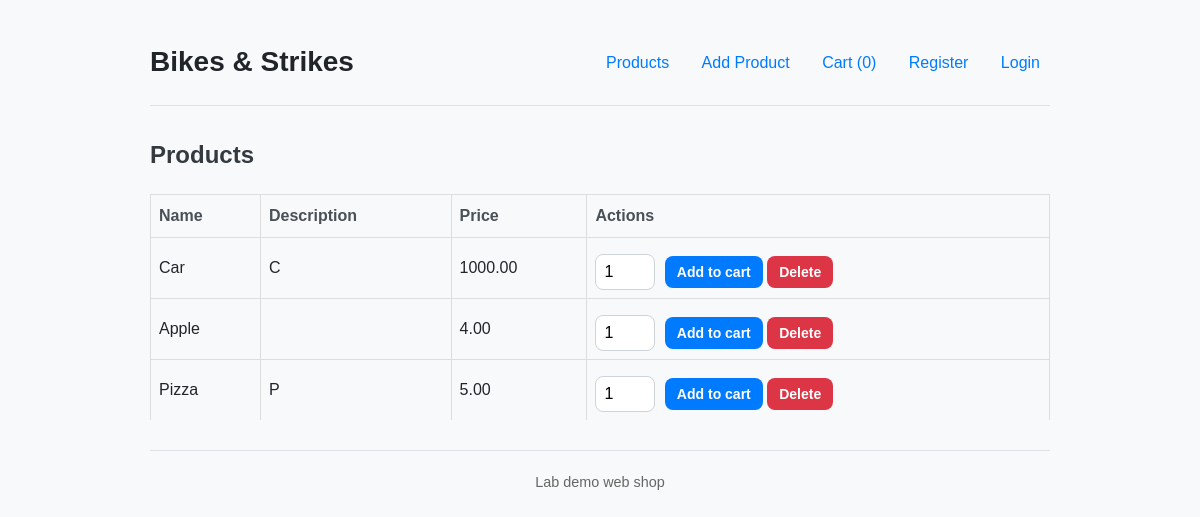
The page / on the database its author committed.
### projekt/models.py (models this page shows)
class Product(db.Model):
    id = db.Column(db.Integer, primary_key=True)
    erp_id = db.Column(db.String(100), unique=True, nullable=True, index=True)
    name = db.Column(db.String(200), nullable=False)
    description = db.Column(db.Text, default='')
    price = db.Column(db.Numeric(10, 2), nullable=False)

### projekt/routes.py (the view)
@app.route('/')
def index():
    products = Product.query.all()
    return render_template('index.html', products=products, cart=get_cart())

### projekt/routes.py (called while the page is built)
def get_cart():
    return session.get('cart', {})  # {product_id: quantity}

### projekt/templates/index.html (shortened to what this page needs)
{% extends "base.html" %}
{% block content %}
  <h2>Products</h2>
  <table>
    <tr><th>Name</th><th>Description</th><th>Price</th><th>Actions</th></tr>
    {% for p in products %}
      <tr>
        <td>{{ p.name }}</td>
        <td>{{ p.description }}</td>
        <td>{{ "%.2f"|format(p.price) }}</td>
        <td>
          <form style="display:inline" method="post" action="{{ url_for('cart_add', product_id=p.id) }}">
            <input type="number" name="quantity" value="1" min="1" style="width:60px"/>
            <button type="submit">Add to cart</button>
          </form>
          <form style="display:inline" method="post" action="{{ url_for('product_delete', product_id=p.id) }}" onsubmit="return confirm('Delete product?');">
            <button type="submit">Delete</button>
          </form>
        </td>
      </tr>
    {% endfor %}
  </table>
{% endblock %}

### projekt/static/style.css (style rules this page uses)
body { font-family: -apple-system, BlinkMacSystemFont, "Segoe UI", Roboto, Helvetica, Arial, sans-serif, "Apple Color Emoji", "Segoe UI Emoji", "Segoe UI Symbol"; background-color: #f8f9fa; color: #212529; line-height: 1.6; margin: 0; padding: 20px; }
h1, h2, h3 { color: #343a40; margin-top: 0; }
table { width: 100%; border-collapse: collapse; margin-top: 20px; }
table th, table td { padding: 12px 15px; text-align: left; border-bottom: 1px solid #dee2e6; }
table th { background-color: #f8f9fa; font-weight: 600; color: #495057; }
table tr:last-child td { border-bottom: none; }
form { margin-top: 20px; }
input[type="text"], input[type="email"], input[type="password"], input[type="number"], textarea { width: 100%; padding: 12px; border: 1px solid #ced4da; border-radius: 8px; box-sizing: border-box; font-size: 16px; transition: border-color 0.2s, box-shadow 0.2s; }
button[type="submit"] { background-color: #007bff; color: white; border: none; padding: 12px 20px; border-radius: 8px; font-size: 16px; font-weight: 600; cursor: pointer; transition: background-color 0.2s, transform 0.1s; display: inline-block; margin-top: 10px; }
form[action*="delete"] button, form[action*="remove"] button { background-color: #dc3545; }
form[style*="display:inline"] { display: inline; margin-top: 0; }
form[style*="display:inline"] button { padding: 8px 12px; font-size: 14px; }
form[style*="display:inline"] input[type="number"] { width: 70px; padding: 8px; margin-right: 5px; }
body { font-family: Arial, sans-serif; max-width: 900px; margin: 20px auto; }
table { width:100%; border-collapse: collapse; margin-top:12px; }
table th, table td { border:1px solid #ddd; padding:8px; }

### rows shown on the page
Product: name "Car", description "C", price "1000.00"
Product: name "Apple", price "4.00"
Product: name "Pizza", description "P", price "5.00"

### other values the page prints
{{ session.get('cart')|length if session.get('cart') else 0 }} "0"
